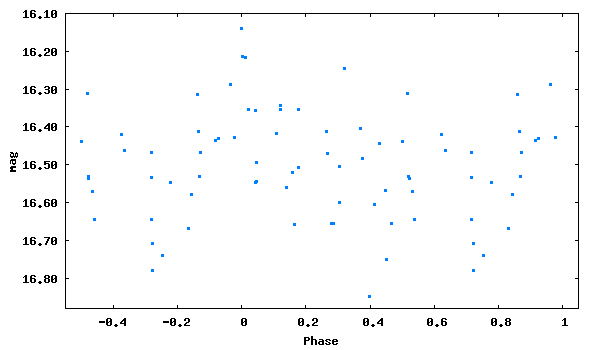

Here is the gnuplot script that generated this plot:
set term png size 600,350 medium
set colors classic
set output 'phase_lc_6.png'
set xlabel 'Phase'
set ylabel 'mag'
#set title 'JDmax = 2446709.42200 + 0.1141296 x E'
set format y '%5.2f'
plot [-0.55:1.05][16.88:16.10] "phase_lc_6.dat" linecolor 3 pointtype 5 pointsize 0.3 title ""
